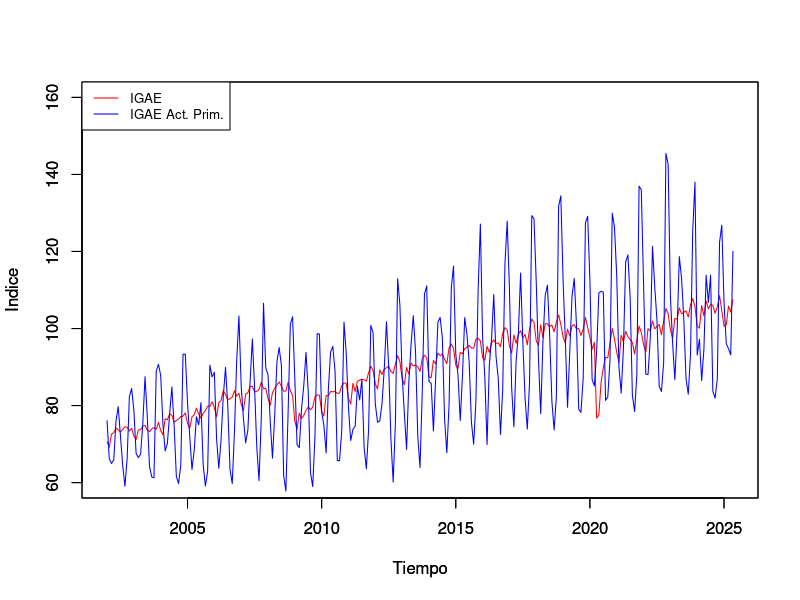
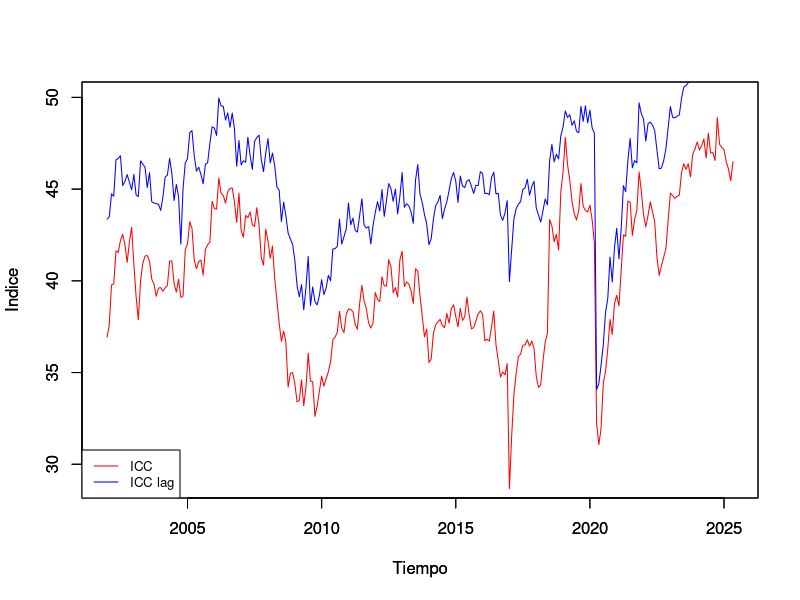
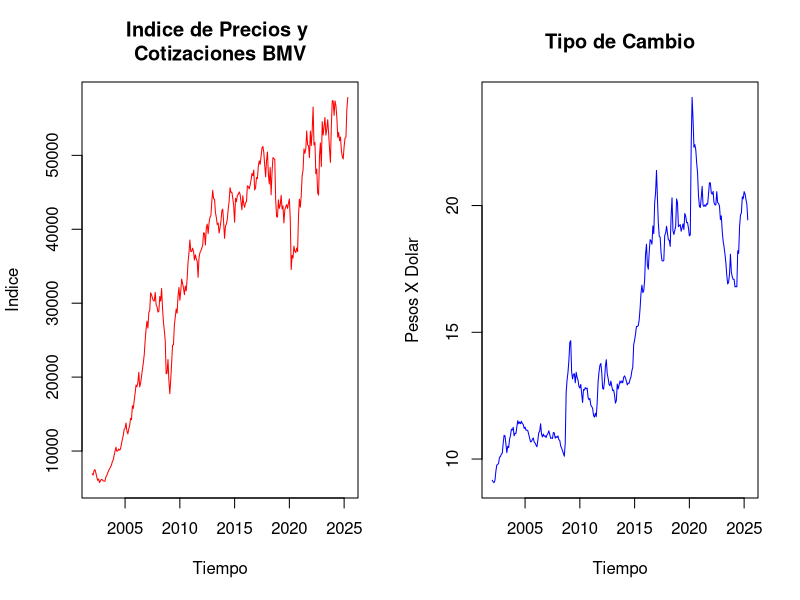
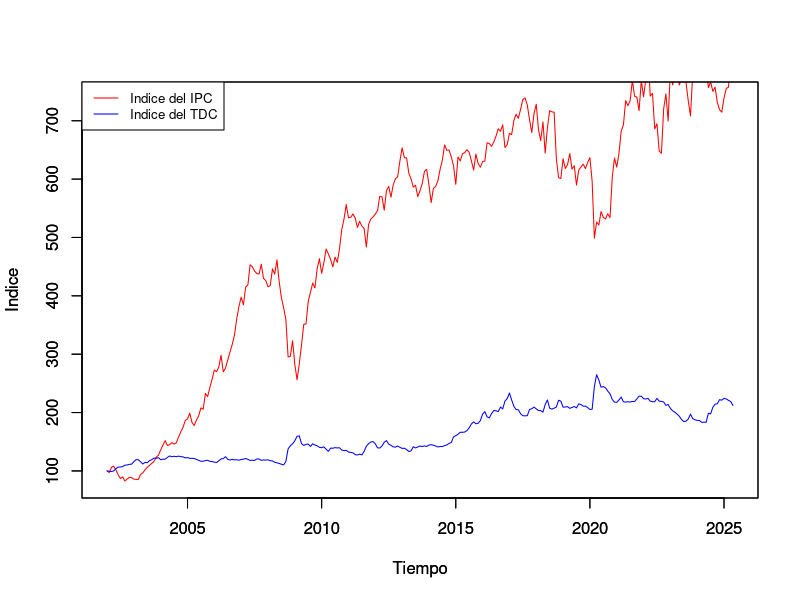
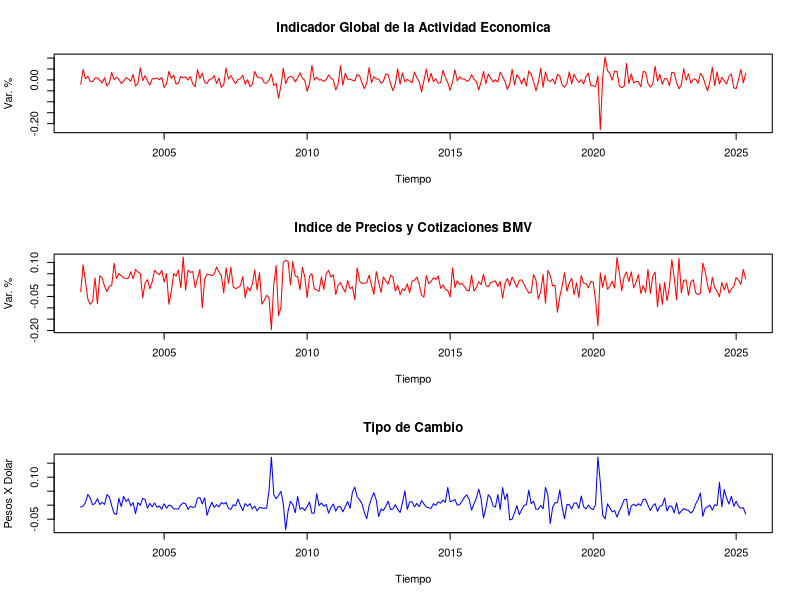

These figures' R source, in order:
## ---- chunk 1
library(readxl)

Base_1 <- read_excel("BD/Base_1_TimeSeries.xlsx")
IGAE_2013 <- ts(Base_1$IGAE_2013, start = 2002, freq = 12)
IGAE_PRIM_2013 <- ts(Base_1$IGAE_PRIM_2013, start = 2002, freq = 12) 
ICC <- ts(Base_1$ICC, start = 2002, freq = 12)
ICC_LAG <- ts(Base_1$ICC_LAG, start = 2002, freq = 12)
IPC_BMV <- ts(Base_1$IPC_BMV, start = 2002, freq = 12)
TDC <- ts(Base_1$TDC, start = 2002, freq = 12)

plot(IGAE_2013, type = "l", lwd = 1, col = "red", ylab = "Indice", 
     xlab = "Tiempo", ylim = c(60,160)) 
par(new = T) 
# Indicador Global de la Actividad Económica, Act. Prim., base 2008
plot(IGAE_PRIM_2013, type = "l", lwd = 1, col = "blue", 
     ylab = "Indice", xlab = "Tiempo", ylim = c(60,160))
# Leyenda
legend("topleft", c("IGAE","IGAE Act. Prim."), cex = 0.8, 
       lty = 1:1, col = c("red", "blue"))
par(new = F)

## ---- chunk 2

plot(ICC, type = "l", lwd = 1, col = "red", ylab = "Indice", 
     xlab = "Tiempo", ylim = c(29, 50))
# Comando que indica a R que sin borrar la grafica anterior, 
# grafique la siguiente.
par(new = T) 
# Indice ??Como considera usted la situacion economica del pais 
# hoy en dia comparada con la de hace 12 meses?, base enero 2003
plot(ICC_LAG, type = "l", lwd = 1, col = "blue", ylab = "Indice", 
     xlab = "Tiempo", ylim = c(29,50))
# Leyenda
legend("bottomleft", c("ICC","ICC lag"), cex = 0.8, lty = 1:1, 
       col = c("red", "blue"))
par(new = F)

## ---- chunk 3
par(mfrow=c(1,2))

# Indice de Precios y Cotizaciones de la Bolsa Mexicana de Valores
plot(IPC_BMV, type = "l", lwd = 1, col = "red", ylab = "Indice", 
     xlab = "Tiempo", main = "Indice de Precios y \nCotizaciones BMV")
# Tipo de Cambio para Solventar Obligaciones en Moneda Extranjera
plot(TDC, type = "l", lwd = 1, col = "blue", ylab = "Pesos X Dolar", 
     xlab = "Tiempo", main = "Tipo de Cambio")
par(mfrow=c(1,1))


## ---- chunk 4

IPC_BMV_I <- 100*IPC_BMV/IPC_BMV[1]
TDC_I <- 100*TDC/TDC[1]
# Indice del indice de Precios y Cotizaciones de la Bolsa Mexicana 
# de Valores
plot(IPC_BMV_I, type = "l", lwd = 1, col = "red", ylab = "Indice", 
     xlab = "Tiempo", ylim = c(80,740))
# Comando que indica a R que sin borrar la grafica anterior, 
# grafique la siguiente.
par(new = T)
# Indice del Tipo de Cambio para Solventar Obligaciones en 
# Moneda Extranjera
plot(TDC_I, type = "l", lwd = 1, col = "blue", ylab = "Indice", 
     xlab = "Tiempo", ylim = c(80,740))
# Leyenda
legend("topleft", c("Indice del IPC","Indice del TDC"), cex = 0.8, 
       lty = 1:1, col = c("red", "blue"))
par(new = F)
## ---- chunk 5

par(mfrow=c(3,1))
# Indicador Global de la Actividad Econ?mica, base 2008
plot(diff(log(IGAE_2013), lag = 1), type = "l", lwd = 1, 
     col = "red", ylab = "Var. %", xlab = "Tiempo", 
     main = "Indicador Global de la Actividad Economica") 
# Indice de Precios y Cotizaciones de la Bolsa Mexicana de Valores
plot(diff(log(IPC_BMV), lag = 1), type = "l", lwd = 1, 
     col = "red", ylab = "Var. %", xlab = "Tiempo", 
     main = "Indice de Precios y Cotizaciones BMV")
# Tipo de Cambio para Solventar Obligaciones en Moneda Extranjera
plot(diff(log(TDC), lag = 1), type = "l", lwd = 1, 
     col = "blue", ylab = "Pesos X Dolar", xlab = "Tiempo", 
     main = "Tipo de Cambio")
par(mfrow=c(1,1))
